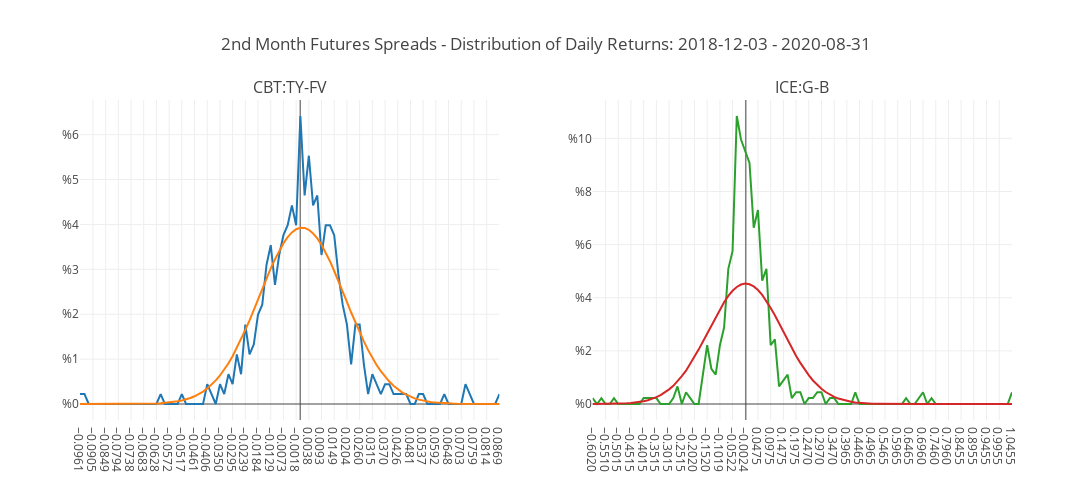

Source (notebook cell):
### Code cell
def make_tail_charts(
    pairs: tuple,
    df: pd.DataFrame,
    title_text: str,
    price_col: str = "adj_future"
) -> go.Figure:
    """Returns figure for side-by-side scatter plots of daily returns overlayed on
    the normal distribution with kurtosis statistics.

    Args:
        pairs: Tuple of two tuples with two str elements, one for each security
            in the pair of the form `{exchange code}_{futures code}_{options_code}`.
        df: Pandas dataframe with the price data to be plotted. Assumes series
            are accessible with a tuple of `{(price_col, security)}`.
        title_text: Text of overall figure.
        price_col: Label of column in df by which the prices of the underlying
            securities are accessible.

    Returns:
        A plotly Figure ready for plotting

    """

    subplot_titles = tuple(get_spread_label(p) for p in pairs)

    fig = make_subplots(rows=1, cols=2, subplot_titles=subplot_titles)

    for i, pair in enumerate(pairs):

        spread = get_spread(pair, df=df, price_col=price_col)
        returns = pd.cut(spread.pct_change(), 100).value_counts().sort_index()
        midpoints = returns.index.map(lambda interval: interval.right).to_numpy()
        norm_dist = norm.pdf(midpoints, loc=spread.pct_change().mean(), scale=spread.pct_change().std())

        fig.append_trace(go.Scatter(
            x=[interval.mid for interval in returns.index],
            y=(returns / returns.sum()) * 100,
            name=spread.name
        ), row=1, col=i+1)

        fig.append_trace(go.Scatter(
            x=[interval.mid for interval in returns.index],
            y=(norm_dist / norm_dist.sum()) * 100,
            name="Normal Distribution"
        ), row=1, col=i+1)
        
    title_text = f"{title_text}: {df.index.min().strftime(DATE_FORMAT)} - {df.index.max().strftime(DATE_FORMAT)}"
    fig.update_layout(template="none", width=FIGURE_SIZE["width"], height=500, title_text=title_text, showlegend=False)
    fig.update_yaxes(tickprefix="%")

    for d in fig["data"]:
        xaxis = d["xaxis"]
        xaxis = f"xaxis{xaxis.replace('x', '')}"
        tickvals = d["x"][::3]
        fig.update_layout({xaxis: {"tickmode": "array", "tickvals": tickvals, "tickformat": ".4f"}})
    
    return fig


fig = make_tail_charts(pairs, df_second, title_text="2nd Month Futures Spreads - Distribution of Daily Returns")
fig.show()
